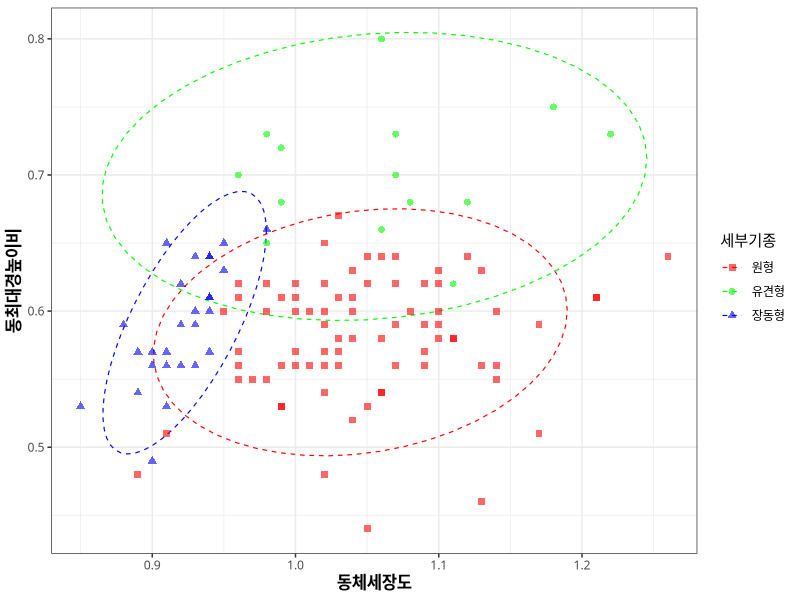
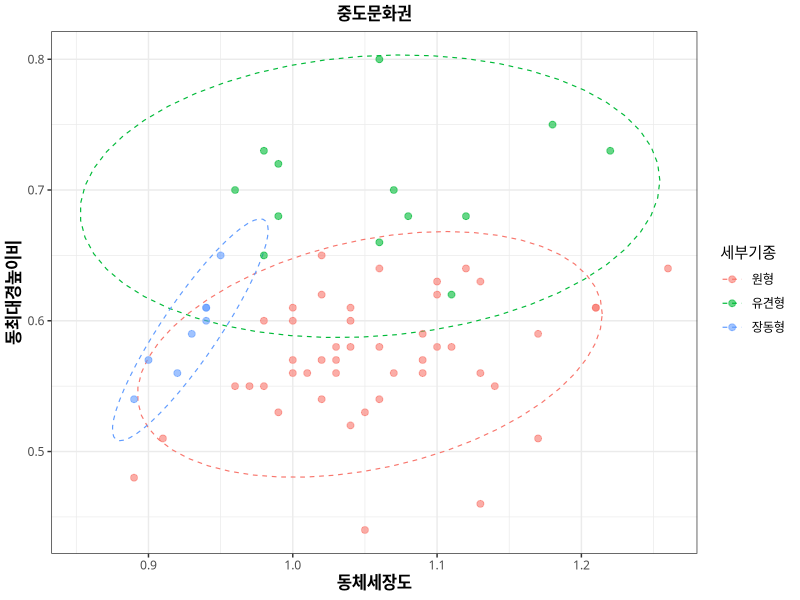
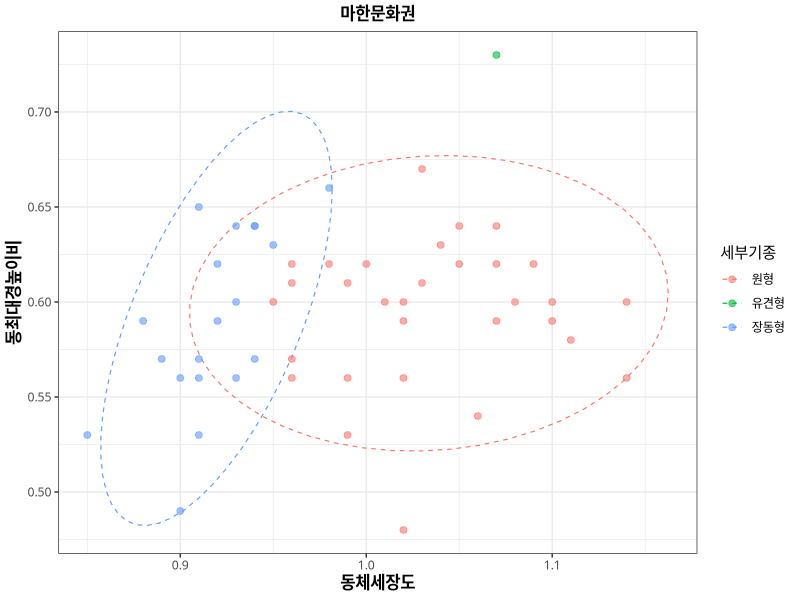
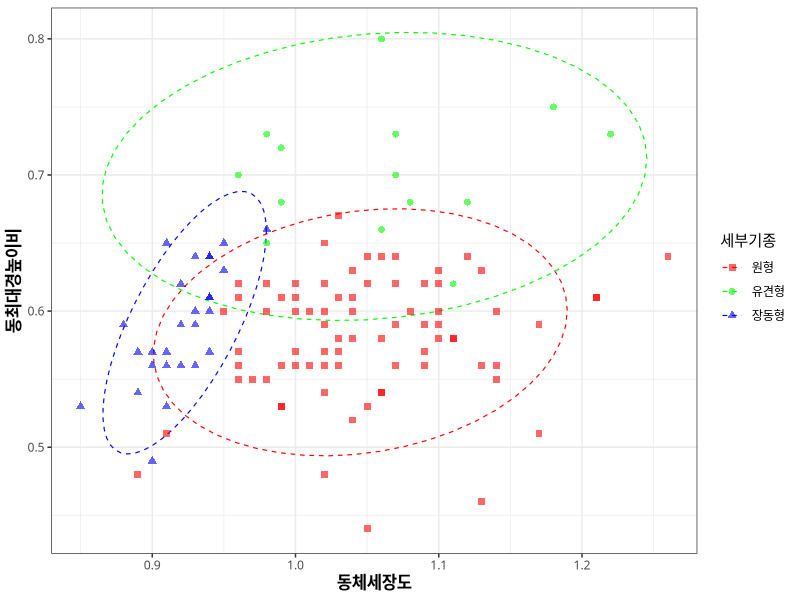
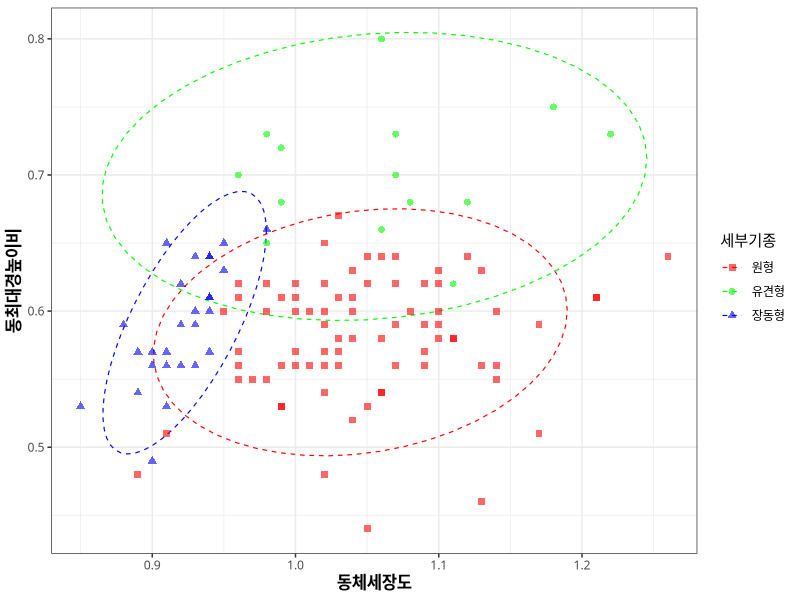
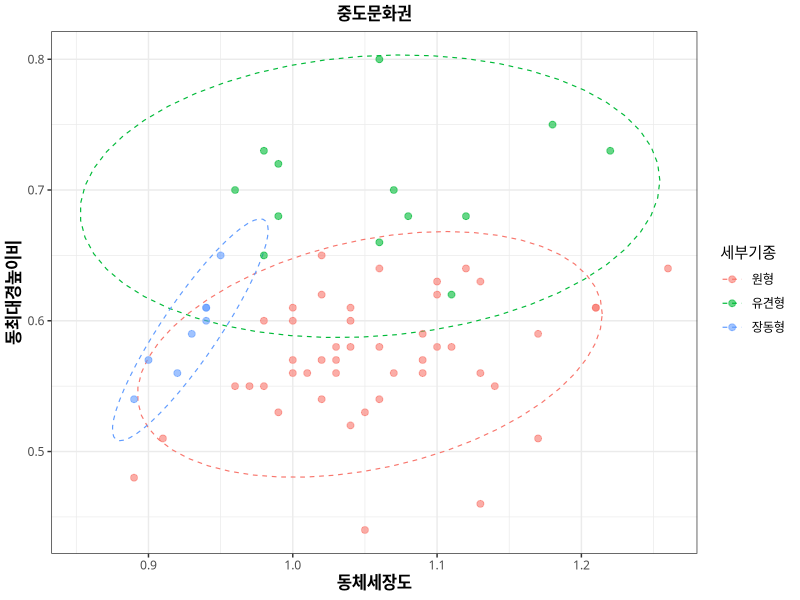
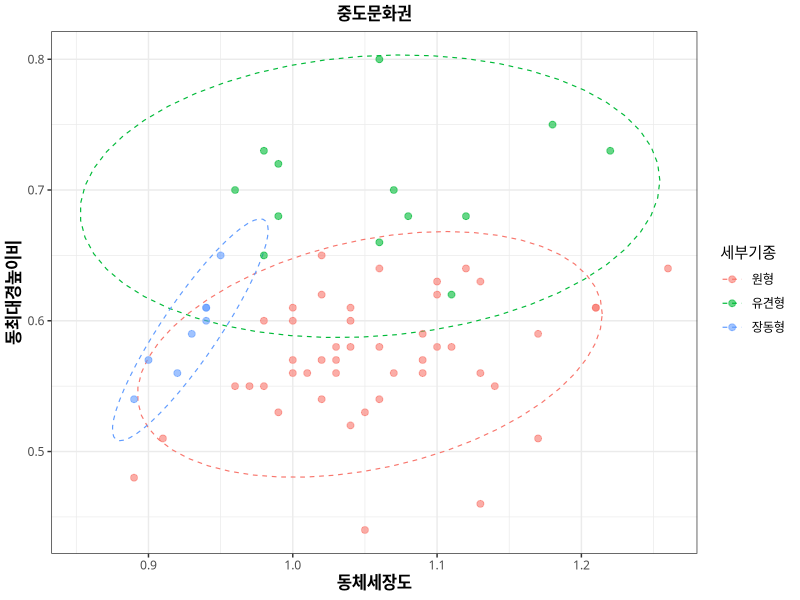
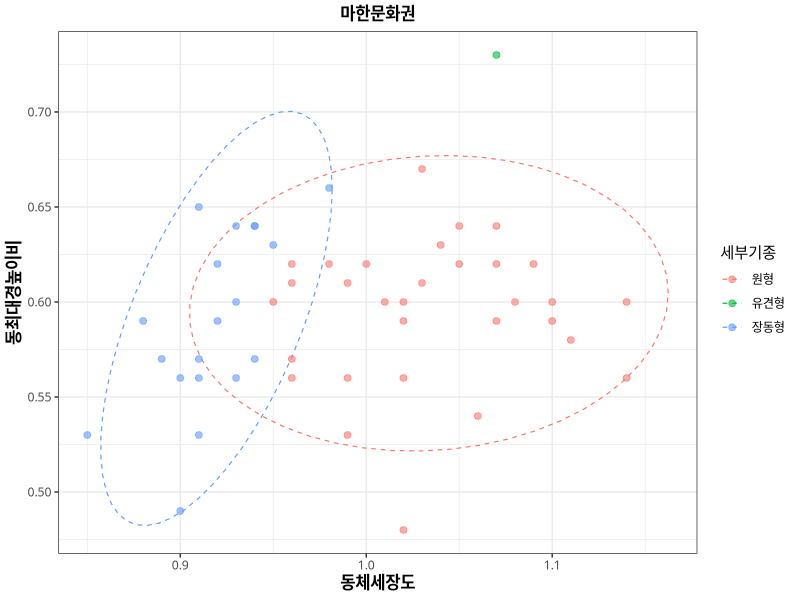

Recreate these plots in R, in order.
library(ggplot2)
library(here)
library(ggrepel)

df <- read.csv(here("./Data/LPV_Measurement.csv"), fileEncoding = "UTF-8")
df$세부기종[df$세부기종 == "중도, 마한"] <- "중도"
df <- subset(df, df$형식 != "D")
#df$세부기종[df$동최대경높이비 <= 0.675 & df$동최대경/df$동체부길이 <= 0.95] <- "장동형"
#df$세부기종[df$동최대경높이비 <= 0.675 & df$동최대경/df$동체부길이 >= 0.95] <- "원형"
#df$세부기종[df$동최대경높이비 >= 0.675] <- "유견형"

########## 전체 ##########
ggplot(df, aes(x = 동체세장도, y = 동최대경높이비, color = 세부기종, shape = 세부기종)) +
    stat_ellipse(linetype = "dashed", linewidth = 0.4) +
    geom_point(size = 2, alpha = 0.6) +
    scale_color_manual(values = c("유견형" = "green", "원형" = "red", "장동형" = "blue")) +
    scale_shape_manual(values = c("유견형" = 16, "원형" = 15, "장동형" = 17)) +
#    geom_text_repel(aes(label = 코드), size = 3, family = "NanumGothic", max.overlaps = 20) +
#    scale_color_brewer(palette = "Set1") +
#    guides(color = guide_legend(title = "세부기종")) +
    xlab("동체세장도") +
    ylab("동최대경높이비") +
        theme_bw() + 
        theme(text = element_text(family = "NanumGothic"),
            plot.title = element_text(hjust = 0.5, size = 12, face = 'bold'),
            axis.title.x = element_text(size = 12, colour = "black", face = 'bold'),
            axis.title.y = element_text(size = 12, colour = "black", face = 'bold'))
ggsave(here("./Graph/Scatter(전체).tiff"), dpi=300, width=5, height=5, units='in')
ggsave(here("./Graph/Scatter(전체).jpeg"), dpi=300, width=5, height=5, units='in')


########## 중도 ########## 
df_a <- subset(df, df$세부기종 != "기타" & df$문화권 == "중도")

ggplot(df_a, aes(x = 동체세장도, y = 동최대경높이비, color = 세부기종)) +
    stat_ellipse(linetype = "dashed", linewidth = 0.4) +
    geom_point(size = 2, alpha = 0.6) +
#    geom_text_repel(aes(label = 코드), size = 3, family = "NanumGothic", max.overlaps = 20) +
#    scale_color_brewer(palette = "Set1") +
#    guides(color = guide_legend(title = "세부기종")) +
    xlab("동체세장도") +
    ylab("동최대경높이비") +
        theme_bw() + 
        theme(text = element_text(family = "NanumGothic"),
            plot.title = element_text(hjust = 0.5, size = 12, face = 'bold'),
            axis.title.x = element_text(size = 12, colour = "black", face = 'bold'),
            axis.title.y = element_text(size = 12, colour = "black", face = 'bold')) +
    ggtitle("중도문화권")

ggsave(here("./Graph/Scatter(중도).tiff"), dpi=300, width=5, height=5, units='in')
ggsave(here("./Graph/Scatter(중도).jpeg"), dpi=300, width=5, height=5, units='in')

########## 마한 ##########
df_b <- subset(df, df$세부기종 != "기타" & df$문화권 == "마한")

ggplot(df_b, aes(x = 동체세장도, y = 동최대경높이비, color = 세부기종)) +
    stat_ellipse(linetype = "dashed", linewidth = 0.4) +
    geom_point(size = 2, alpha = 0.6) +
#    geom_text_repel(aes(label = 코드), size = 3, family = "NanumGothic", max.overlaps = 20) +
#    scale_color_brewer(palette = "Set1") +
#    guides(color = guide_legend(title = "세부기종")) +
    xlab("동체세장도") +
    ylab("동최대경높이비") +
        theme_bw() + 
        theme(text = element_text(family = "NanumGothic"),
            plot.title = element_text(hjust = 0.5, size = 12, face = 'bold'),
            axis.title.x = element_text(size = 12, colour = "black", face = 'bold'),
            axis.title.y = element_text(size = 12, colour = "black", face = 'bold')) +
    ggtitle("마한문화권")

ggsave(here("./Graph/Scatter(마한).tiff"), dpi=300, width=5, height=5, units='in')
ggsave(here("./Graph/Scatter(마한).jpeg"), dpi=300, width=5, height=5, units='in')
